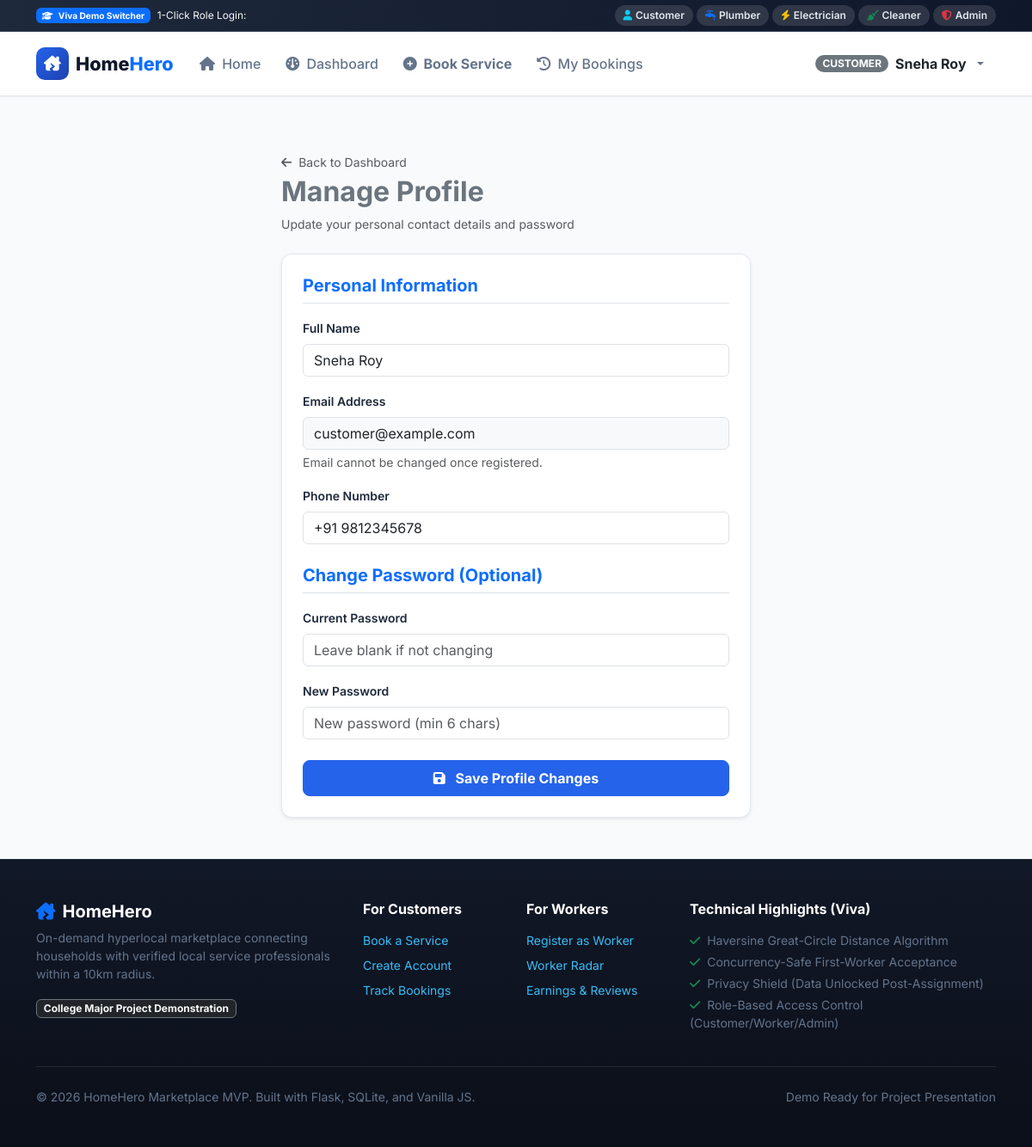
Screenshot of /customer/profile (signed in) with the database file from the repository.
### models/user.py (models this page shows, shortened)
class User(UserMixin, db.Model):
    __tablename__ = 'users'
    id = db.Column(db.Integer, primary_key=True)
    name = db.Column(db.String(120), nullable=False)
    email = db.Column(db.String(120), unique=True, nullable=False, index=True)
    phone = db.Column(db.String(20), nullable=False)
    password_hash = db.Column(db.String(256), nullable=False)
    role = db.Column(db.String(20), nullable=False, default='customer') # 'customer', 'worker', 'admin'
    status = db.Column(db.String(20), nullable=False, default='active')  # 'active', 'suspended'
    created_at = db.Column(db.DateTime, default=datetime.now)
    worker_profile = db.relationship('WorkerProfile', backref='user', uselist=False, cascade='all, delete-orphan')
    customer_requests = db.relationship('ServiceRequest', backref='customer', foreign_keys='ServiceRequest.customer_id', lazy='dynamic')
    assigned_requests = db.relationship('ServiceRequest', backref='worker', foreign_keys='ServiceRequest.assigned_worker_id', lazy='dynamic')
    reviews_written = db.relationship('Review', backref='customer', foreign_keys='Review.customer_id', lazy='dynamic')
    reviews_received = db.relationship('Review', backref='worker', foreign_keys='Review.worker_id', lazy='dynamic')
    notifications = db.relationship('Notification', backref='user', lazy='dynamic', cascade='all, delete-orphan')

### routes/customer.py (the view, shortened to what this page needs)
@customer_bp.route('/profile', methods=['GET', 'POST'])
@customer_required
def profile():
    return render_template('customer/profile.html')

### templates/customer/profile.html (shortened to what this page needs)
{% extends "base.html" %}
{% block content %}
<div class="container py-4">
    <div class="row justify-content-center">
        <div class="col-lg-6">
            <div class="mb-4">
                <a href="{{ url_for('customer.dashboard') }}" class="text-decoration-none text-muted small">
                    <i class="fa-solid fa-arrow-left me-1"></i> Back to Dashboard
                </a>
                <h2 class="fw-bold text-secondary mt-1">Manage Profile</h2>
                <p class="text-muted small">Update your personal contact details and password</p>
            </div>
            <div class="card-custom p-4 bg-white shadow-sm">
                <form method="POST" action="{{ url_for('customer.profile') }}">
                    <h5 class="fw-bold text-primary mb-3 border-bottom pb-2">Personal Information</h5>
                    <div class="mb-3">
                        <label class="form-label fw-semibold small">Full Name</label>
                        <input type="text" name="name" class="form-control" value="{{ current_user.name }}" required>
                    </div>
                    <div class="mb-3">
                        <label class="form-label fw-semibold small">Email Address</label>
                        <input type="email" class="form-control bg-light" value="{{ current_user.email }}" readonly>
                        <div class="form-text smaller">Email cannot be changed once registered.</div>
                    </div>
                    <div class="mb-4">
                        <label class="form-label fw-semibold small">Phone Number</label>
                        <input type="tel" name="phone" class="form-control" value="{{ current_user.phone }}" required>
                    </div>
                    <h5 class="fw-bold text-primary mb-3 border-bottom pb-2">Change Password (Optional)</h5>
                    <div class="mb-3">
                        <label class="form-label fw-semibold small">Current Password</label>
                        <input type="password" name="current_password" class="form-control" placeholder="Leave blank if not changing">
                    </div>
                    <div class="mb-4">
                        <label class="form-label fw-semibold small">New Password</label>
                        <input type="password" name="new_password" class="form-control" placeholder="New password (min 6 chars)">
                    </div>
                    <button type="submit" class="btn btn-primary-custom w-100 py-2 fw-bold">
                        <i class="fa-solid fa-floppy-disk me-2"></i> Save Profile Changes
                    </button>
                </form>
            </div>
        </div>
    </div>
</div>
{% endblock %}

### templates/base.html (shortened to what this page needs)
<!DOCTYPE html>
<html lang="en">
<head>
    <link href="https://cdn.jsdelivr.net/npm/bootstrap@5.3.3/dist/css/bootstrap.min.css" rel="stylesheet">
    <link rel="stylesheet" href="https://cdnjs.cloudflare.com/ajax/libs/font-awesome/6.5.1/css/all.min.css">
    <link rel="stylesheet" href="{{ url_for('static', filename='css/style.css') }}">
</head>
<body>
    <div class="viva-banner">
        <div class="container d-flex flex-wrap align-items-center justify-content-between gap-2">
            <div class="d-flex align-items-center gap-2">
                <span class="badge bg-primary"><i class="fa-solid fa-graduation-cap me-1"></i> Viva Demo Switcher</span>
                <span class="text-light d-none d-md-inline small">1-Click Role Login:</span>
            </div>
            <div class="d-flex flex-wrap align-items-center gap-1">
                <a href="{{ url_for('auth.demo_login', role_key='customer') }}" class="viva-pill" title="Login as Customer (Sneha Roy)">
                    <i class="fa-solid fa-user text-info"></i> Customer
                </a>
                <a href="{{ url_for('auth.demo_login', role_key='plumber') }}" class="viva-pill" title="Login as Rahul Sharma (Plumber)">
                    <i class="fa-solid fa-faucet-drip text-primary"></i> Plumber
                </a>
                <a href="{{ url_for('auth.demo_login', role_key='electrician') }}" class="viva-pill" title="Login as Amit Das (Electrician)">
                    <i class="fa-solid fa-bolt text-warning"></i> Electrician
                </a>
                <a href="{{ url_for('auth.demo_login', role_key='cleaner') }}" class="viva-pill" title="Login as Rohit Kalita (Cleaner)">
                    <i class="fa-solid fa-broom text-success"></i> Cleaner
                </a>
                <a href="{{ url_for('auth.demo_login', role_key='admin') }}" class="viva-pill" title="Login as Admin">
                    <i class="fa-solid fa-shield-halved text-danger"></i> Admin
                </a>
            </div>
        </div>
    </div>
    <nav class="navbar navbar-expand-lg navbar-custom sticky-top">
        <div class="container">
            <a class="navbar-brand" href="{{ url_for('index') }}">
                <div class="brand-icon">
                    <i class="fa-solid fa-house-chimney-crack"></i>
                </div>
                <span>Home<span class="text-primary">Hero</span></span>
            </a>
            <div class="collapse navbar-collapse" id="navbarMain">
                <ul class="navbar-nav me-auto mb-2 mb-lg-0">
                    <li class="nav-item">
                        <a class="nav-link" href="{{ url_for('index') }}"><i class="fa-solid fa-house me-1"></i> Home</a>
                    </li>
                    {% if current_user.is_authenticated %}
                        {% if current_user.role == 'customer' %}
                            <li class="nav-item">
                                <a class="nav-link" href="{{ url_for('customer.dashboard') }}"><i class="fa-solid fa-gauge me-1"></i> Dashboard</a>
                            </li>
                            <li class="nav-item">
                                <a class="nav-link text-primary fw-bold" href="{{ url_for('customer.book_service') }}"><i class="fa-solid fa-plus-circle me-1"></i> Book Service</a>
                            </li>
                            <li class="nav-item">
                                <a class="nav-link" href="{{ url_for('customer.history') }}"><i class="fa-solid fa-clock-rotate-left me-1"></i> My Bookings</a>
                            </li>
                        {% endif %}
                    {% endif %}
                </ul>
                <ul class="navbar-nav ms-auto align-items-lg-center gap-2">
                    {% if current_user.is_authenticated %}
                        <li class="nav-item dropdown">
                            <a class="nav-link dropdown-toggle d-flex align-items-center gap-2" href="#" role="button" data-bs-toggle="dropdown">
                                <span class="badge bg-secondary rounded-pill px-2 py-1">
                                    {{ current_user.role.upper() }}
                                </span>
                                <span class="fw-bold text-dark">{{ current_user.name }}</span>
                            </a>
                        </li>
                    {% endif %}
                </ul>
            </div>
        </div>
    </nav>
    <main class="py-4">
        {% block content %}{% endblock %}
    </main>
   <footer class="custom-footer py-5 mt-auto">
       <div class="container">
            <div class="row g-4">
                <div class="col-lg-4">
                    <h5 class="text-white fw-bold d-flex align-items-center gap-2">
                        <i class="fa-solid fa-house-chimney-crack text-primary"></i> HomeHero
                    </h5>
                    <p class="small text-muted mb-3">
                        On-demand hyperlocal marketplace connecting households with verified local service professionals within a 10km radius.
                    </p>
                    <span class="badge bg-dark border border-secondary text-light">College Major Project Demonstration</span>
                </div>
                <div class="col-6 col-lg-2">
                    <h6 class="text-white fw-bold mb-3">For Customers</h6>
                    <ul class="list-unstyled small d-flex flex-column gap-2">
                        <li><a href="{{ url_for('customer.book_service') }}">Book a Service</a></li>
                        <li><a href="{{ url_for('auth.register_customer') }}">Create Account</a></li>
                        <li><a href="{{ url_for('customer.history') }}">Track Bookings</a></li>
                    </ul>
                </div>
                <div class="col-6 col-lg-2">
                    <h6 class="text-white fw-bold mb-3">For Workers</h6>
                    <ul class="list-unstyled small d-flex flex-column gap-2">
                        <li><a href="{{ url_for('auth.register_worker') }}">Register as Worker</a></li>
                        <li><a href="{{ url_for('worker.dashboard') }}">Worker Radar</a></li>
                        <li><a href="{{ url_for('worker.jobs_history') }}">Earnings & Reviews</a></li>
                    </ul>
                </div>
                <div class="col-lg-4">
                    <h6 class="text-white fw-bold mb-3">Technical Highlights (Viva)</h6>
                    <ul class="list-unstyled small text-muted d-flex flex-column gap-1">
                        <li><i class="fa-solid fa-check text-success me-1"></i> Haversine Great-Circle Distance Algorithm</li>
                        <li><i class="fa-solid fa-check text-success me-1"></i> Concurrency-Safe First-Worker Acceptance</li>
                        <li><i class="fa-solid fa-check text-success me-1"></i> Privacy Shield (Data Unlocked Post-Assignment)</li>
                        <li><i class="fa-solid fa-check text-success me-1"></i> Role-Based Access Control (Customer/Worker/Admin)</li>
                    </ul>
                </div>
            </div>
            <hr class="border-secondary my-4">
            <div class="d-flex flex-wrap justify-content-between align-items-center small text-muted">
                <div>&copy; {{ now.year }} HomeHero Marketplace MVP. Built with Flask, SQLite, and Vanilla JS.</div>
                <div>Demo Ready for Project Presentation</div>
            </div>
        </div>
    </footer>
</body>
</html>

### static/css/style.css (style rules this page uses)
:root { --primary: #2563eb; --primary-hover: #1d4ed8; --primary-light: #eff6ff; --primary-dark: #1e40af; --secondary: #0f172a; --accent: #f59e0b; --success: #10b981; --warning: #f59e0b; --danger: #ef4444; --info: #06b6d4; --bg-main: #f8fafc; --bg-card: #ffffff; --border-color: #e2e8f0; --text-main: #1e293b; --text-muted: #64748b; --text-light: #94a3b8; --shadow-sm: 0 1px 2px 0 rgb(0 0 0 / 0.05); --shadow-md: 0 4px 6px -1px rgb(0 0 0 / 0.1), 0 2px 4px -2px rgb(0 0 0 / 0.1); --shadow-lg: 0 10px 15px -3px rgb(0 0 0 / 0.1), 0 4px 6px -4px rgb(0 0 0 / 0.1); --shadow-xl: 0 20px 25px -5px rgb(0 0 0 / 0.1), 0 8px 10px -6px rgb(0 0 0 / 0.1); --radius-sm: 8px; --radius-md: 12px; --radius-lg: 16px; --radius-full: 9999px; }
body { font-family: 'Inter', system-ui, -apple-system, BlinkMacSystemFont, 'Segoe UI', Roboto, sans-serif; background-color: var(--bg-main); color: var(--text-main); min-height: 100vh; display: flex; flex-direction: column; }
main { flex: 1; }
.viva-banner { background: linear-gradient(90deg, #1e293b, #0f172a); color: #f8fafc; font-size: 0.85rem; padding: 6px 0; border-bottom: 1px solid #334155; }
.viva-pill { background: rgba(255, 255, 255, 0.12); color: #e2e8f0; padding: 3px 10px; border-radius: var(--radius-full); font-size: 0.75rem; font-weight: 600; text-decoration: none; transition: all 0.2s; display: inline-flex; align-items: center; gap: 4px; }
.navbar-custom { background-color: var(--bg-card); border-bottom: 1px solid var(--border-color); box-shadow: var(--shadow-sm); padding: 0.8rem 1rem; }
.navbar-brand { font-weight: 800; font-size: 1.35rem; color: var(--secondary) !important; display: flex; align-items: center; gap: 8px; }
.navbar-brand .brand-icon { width: 38px; height: 38px; background: linear-gradient(135deg, var(--primary), var(--primary-dark)); color: white; border-radius: 10px; display: flex; align-items: center; justify-content: center; font-size: 1.1rem; }
.nav-link { font-weight: 500; color: var(--text-muted) !important; padding: 0.5rem 0.9rem !important; border-radius: var(--radius-sm); transition: all 0.2s; }
.card-custom { background: var(--bg-card); border: 1px solid var(--border-color); border-radius: var(--radius-md); box-shadow: var(--shadow-sm); transition: transform 0.2s, box-shadow 0.2s; }
.btn-primary-custom { background: var(--primary); border-color: var(--primary); color: white; font-weight: 600; border-radius: var(--radius-sm); padding: 0.6rem 1.25rem; transition: all 0.2s; }
footer, .footer { background-color: #1e293b !important; color: #f8fafc !important; padding: 24px 0; margin-top: auto; border-top: 1px solid rgba(255, 255, 255, 0.1); }
footer a, .footer a { color: #38bdf8 !important; text-decoration: none; }
footer p, footer span, .footer p, .footer span { color: #cbd5e1 !important; }
.custom-footer { background: linear-gradient(180deg, #111827 0%, #0b0f19 100%); color: #94a3b8; border-top: 1px solid #1f2937; }
.custom-footer a { color: #94a3b8; text-decoration: none; transition: color 0.2s ease-in-out; }
.custom-footer .text-muted { color: #64748b !important; }

### rows the page displays
User: role "CUSTOMER", name "Sneha Roy", email "customer@example.com", phone "+91 9812345678"
